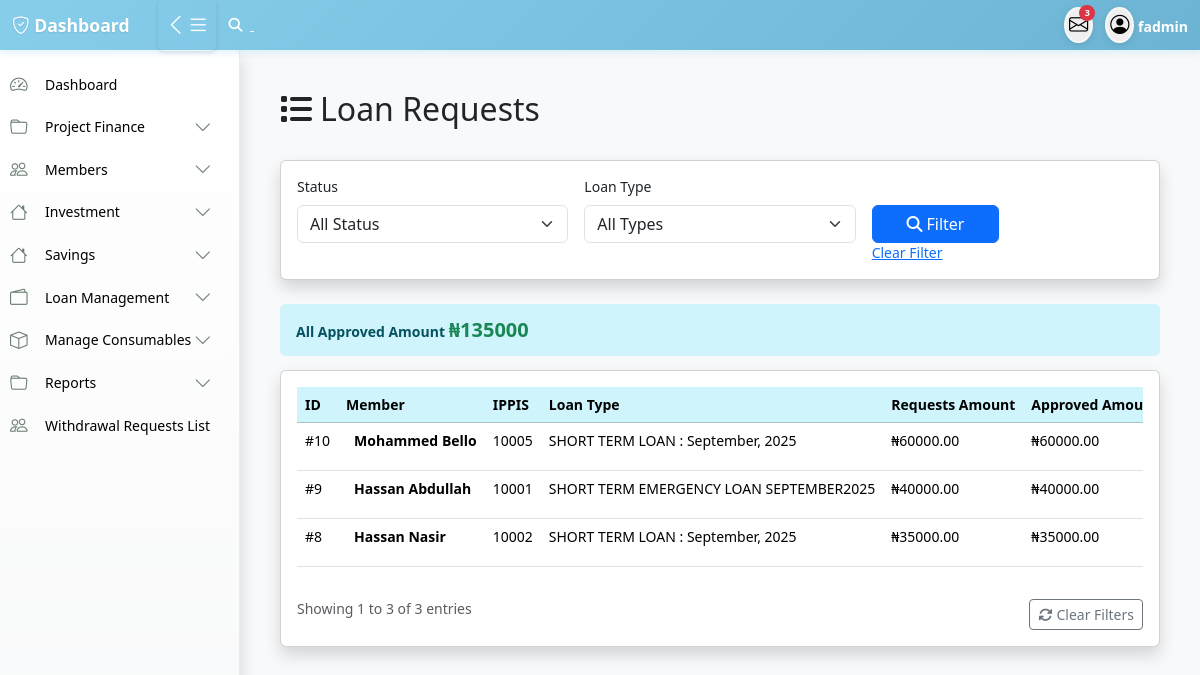
/admin_loan_requests_list (signed in), run on the app's committed database.
### accounts/models.py (models this page shows, shortened)
class User(AbstractUser):
    first_name = models.CharField(max_length=100)
    last_name = models.CharField(max_length=100)
    other_name = models.CharField(max_length=100,blank=True,null=True)
    date_of_birth = models.DateField(blank=True,null=True)
    username = models.CharField(max_length=100, unique=True)
    savings = models.IntegerField(blank=True,null=True)
    account_type = models.CharField(max_length=100,blank=True,null=True)
    department = models.CharField(max_length=100)
    unit = models.CharField(max_length=100,blank=True,null=True)
    gender = models.ForeignKey(Gender, on_delete=models.CASCADE, blank=True, null=True)
    group = models.ForeignKey(UserGroup, on_delete=models.CASCADE, blank=True, null=True)
    marital_status = models.ForeignKey(MaritalStatus,on_delete=models.SET_NULL, null=True, blank=True)
    religion = models.ForeignKey(Religion, on_delete=models.SET_NULL, null=True, blank=True,)
    passport = models.ImageField(upload_to='passport', blank=True, null=True)
    phone1 = models.CharField(max_length=15,null=True, blank=True)
    phone2 = models.CharField(max_length=15, null=True, blank=True)
    email = models.EmailField(blank=True, null=True)
    member_number = models.CharField(max_length=100)

class Member(models.Model):
    member = models.OneToOneField(User, on_delete=models.CASCADE, null=True, blank=True,related_name='member')
    ippis = models.IntegerField(unique=True)  # Required and unique
    total_savings = models.DecimalField(max_digits=12, decimal_places=2, blank=True, null=True)

### loan/models.py (models this page shows, shortened)
class LoanRequest(models.Model):
    member = models.ForeignKey(Member, on_delete=models.CASCADE, related_name="loan_requests")
    loan_type = models.ForeignKey(LoanType, on_delete=models.SET_NULL, null=True, blank=True)
    amount = models.DecimalField(max_digits=10, decimal_places=2)
    approved_amount = models.DecimalField(max_digits=10, decimal_places=2, null=True, blank=True)
    loan_term_months = models.PositiveIntegerField()
    application_date = models.DateField(default=today_date)
    approval_date = models.DateField(null=True, blank=True)
    status = models.CharField(max_length=20,choices=[ ("pending", "Pending"),("approved", "Approved"),("rejected", "Rejected"),  ("Fullpaid", "Fullpaid") ], default="pending",)
    rejection_reason = models.TextField(blank=True, null=True)
    file_one = models.ImageField(upload_to='file_one', blank=True, null=True)
    bank_name = models.ForeignKey(BankName,on_delete=models.CASCADE)
    bank_code = models.ForeignKey(BankCode,on_delete=models.CASCADE)
    account_number  = models.CharField(max_length=100)
    guarantor = models.ForeignKey(Member, on_delete=models.SET_NULL, null=True, blank=True, related_name="guaranteed_loans")
    guarantor_accepted = models.BooleanField(default=False)
    created_by = models.ForeignKey(User,on_delete=models.CASCADE)
    approved_by = models.ForeignKey(User, on_delete=models.SET_NULL, null=True, blank=True, related_name='approved_loan')
    date_created = models.DateTimeField(auto_now_add=True)
    class Meta:
        constraints = [
            models.CheckConstraint(
                check=models.Q(approved_amount__lte=models.F('amount')),
                name='approved_amount_not_greater_than_requested'
            ),
        ]

class LoanType(models.Model):
    name = models.CharField(max_length=100)
    description = models.TextField(blank=True, null=True)
    max_amount = models.DecimalField(max_digits=12, decimal_places=2, null=True, blank=True)
    max_loan_term_months = models.PositiveIntegerField(null=True, blank=True)
    available = models.BooleanField(default=True)
    created_by = models.ForeignKey(User,on_delete=models.CASCADE)

### loan/views.py (the view)
# urls.py: path('admin_loan_requests_list', views.admin_loan_requests_list, name='admin_loan_requests'),
def admin_loan_requests_list(request):
    requests_list = LoanRequest.objects.select_related('member', 'loan_type', 'bank_name').order_by('-date_created')
    status_filter = request.GET.get('status')
    loan_type_filter = request.GET.get('loan_type')
    search_query = request.GET.get('search')
    if status_filter:
        requests_list = requests_list.filter(status=status_filter)
    if loan_type_filter:
        requests_list = requests_list.filter(loan_type_id=loan_type_filter)
    if search_query:
        requests_list = requests_list.filter(
            Q(member__member__first_name__icontains=search_query) |
            Q(member__member__last_name__icontains=search_query) |
            Q(member__ippis__icontains=search_query)
        )
    else:
         results_queryset = requests_list
    results_queryset = results_queryset.order_by('status')
    total_approved_amount = results_queryset.aggregate(total=Sum('approved_amount'))['total'] or 0
    totals_by_status = dict(
        results_queryset.values('status')
        .annotate(total=Sum('amount'))
        .values_list('status', 'total')
    )
    total_repaid = LoanRepayback.objects.filter(loan_request__in=results_queryset).aggregate(total=Sum('amount_paid'))['total'] or 0
    total_amont_loan_request = totals_by_status.get('approved', 0)
    total_pending = totals_by_status.get('pending', 0)
    totals_by_status = dict(
        results_queryset.values('status')
        .annotate(total=Sum('approved_amount'))
        .values_list('status', 'total')
    )
    paginator = Paginator(requests_list, 100)
    page_number = request.GET.get('page')
    requests = paginator.get_page(page_number)
    loan_types = LoanType.objects.all()
    status_choices = LoanRequest._meta.get_field('status').choices
    context = {
        'requests': requests,'loan_types': loan_types,
        'status_choices': status_choices,'current_status': status_filter,
        'current_loan_type': loan_type_filter,'search_query': search_query,
        'total_approved': total_amont_loan_request,'total_pending': total_pending,
        'total_repaid': total_repaid,'total_approved_amount': total_approved_amount,
    }
    return render(request, 'loan/requests_list.html', context)

### templates/loan/requests_list.html (shortened to what this page needs)
{% extends 'base/base.html' %}
{% block content %}
<div class="container-fluid mt-4">
        <div class="d-flex justify-content-between align-items-center mb-4">
            <h2><i class="fas fa-list me-2"></i>Loan Requests</h2>
        </div>
        <div class="card mb-4 shadow">
            <div class="card-body">
                <form method="get" class="row g-3">
                    <div class="col-md-4">
                        <label for="status" class="form-label">Status</label>
                        <select name="status" id="status" class="form-select">
                        <option value="">All Status</option>
                    </select>
                    </div>
                    <div class="col-md-4">
                        <label for="loan_type" class="form-label">Loan Type</label>
                        <select name="loan_type" id="loan_type" class="form-select">
                            <option value="">All Types</option>
                        </select>
                    </div>
                    <div class="col-md-2">
                        <label class="form-label">&nbsp;</label>
                        <div class="d-grid">
                            <button type="submit" class="btn btn-primary">
                                <i class="fas fa-search me-1"></i>Filter
                            </button>
                            <a href="{% url 'admin_loan_requests' %}">Clear Filter</a>
                        </div>
                    </div>
                </form>
            </div>
        </div>
        <div class="alert alert-info">
        <strong>All Approved Amount</strong> <b class="text-success fs-5">₦{{total_approved_amount}}</b>
        </div>
        <div class="card shadow">
            <div class="card-body">
                <div class="table-responsive">
                    <table class="table table-hover">
                        <thead class="table-info">
                            <tr>
                                <th>ID</th>
                                <th>Member</th>
                                <th>IPPIS</th>
                                <th class="text-nowrap" style="min-width: 120px;">Loan Type</th>
                                <th class="text-nowrap" style="min-width: 120px;">Requests Amount</th>
                                <th class="text-nowrap" style="min-width: 120px;">Approved Amount</th>
                            </tr>
                        </thead>
                        <tbody>
                            {% for request in requests %}
                            <tr>
                                <td>#{{ request.id }}</td>
                                <td class="text-nowrap" style="min-width: 120px;">
                                    <div class="d-flex align-items-center">
                                        <div>
                                            <div class="fw-bold">{{ request.member.member.first_name }} {{ request.member.member.last_name }}</div>
                                        </div>
                                    </div>
                                </td>
                                <td>{{ request.member.ippis }}</td>
                                <td class="text-nowrap" style="min-width: 120px;">
                                    <span >{{ request.loan_type.name }}</span>
                                </td>
                                <td>₦{{ request.amount|floatformat:2 }}</td>
                                <td>
                                    {% if request.approved_amount %}
                                        ₦{{ request.approved_amount|floatformat:2 }}
                                    {% else %}
                                        <span class="text-muted">-</span>
                                    {% endif %}
                                </td>
                            </tr>
                            {% endfor %}
                        </tbody>
                    </table>
                </div>
                <div class="row mt-3">
                    <div class="col-md-6">
                        <p class="text-muted mb-0">
                            Showing {{ requests.start_index }} to {{ requests.end_index }} of {{ requests.paginator.count }} entries
                        </p>
                    </div>
                    <div class="col-md-6 text-end">
                        <a href="{% url 'admin_loan_requests' %}" class="btn btn-outline-secondary btn-sm">
                            <i class="fas fa-refresh me-1"></i>Clear Filters
                        </a>
                    </div>
                </div>
            </div>
        </div>
    </div>
{% endblock %}

### templates/include/navbar.html (shortened to what this page needs)
<nav class="navbar">
    <div class="navbar-content">
        <div class="navbar-left">
            <a href="" class="navbar-brand">
                <i class="bi bi-shield-check"></i> Dashboard
            </a>
            <button class="toggle-btn desktop-toggle" id="desktopToggle" aria-label="Toggle sidebar">
                <i class="bi bi-list" id="toggleIcon"></i>
                <i class="bi bi-list" id="toggleIcon"></i>
            </button>
              {% if user.is_authenticated and user.group.title == 'admin' or user.group.title == 'staff' %}
           <a href="#" class="text-white" data-bs-toggle="modal" data-bs-target="#inputPopupModal">
            <i class="fa fa-search me-lg-2"></i>
            {% endif %}
    </a>
        </div>
        <div class="navbar-right">
           <div class="dropdown profile-dropdown">
               <button class="profile-btn" data-bs-toggle="dropdown" aria-label="Messages" title="Messages">
                   <i class="bi bi-envelope"></i>
                   <span class="badge">3</span>
               </button>
           </div>
            <div class="dropdown profile-dropdown">
                <button class="profile-btn" data-bs-toggle="dropdown" aria-label="Profile menu" title="Profile">
                    <i class="bi bi-person-circle"></i>
                </button>
                <b class="text-white "data-bs-toggle="dropdown" aria-label="Profile menu" style="cursor: pointer;">{{request.user.first_name}}</b>
            </div>
        </div>
    </div>
</nav>

### static/css/style.css (style rules this page uses)
:root { --sidebar-width: 240px; --sidebar-collapsed-width: 60px; --navbar-height: 50px; --primary-color: #cacadb; --primary-color: #5d5d81; --secondary-color: #4b4b6c; --accent-color: rgb(98, 145, 192); --success-color: #27ae60; --warning-color: #f39c12; --danger-color: #e74c3c; }
* { box-sizing: border-box; }
body { font-family: 'Segoe UI', Tahoma, Geneva, Verdana, sans-serif; background-color: #f8f9fa; margin: 0; padding: 0; font-size: 14px; line-height: 1.4; }
.navbar { position: fixed; top: 0; left: 0; right: 0; height: var(--navbar-height); background: linear-gradient(135deg, #87ceeb 0%, #6db4d4 100%); box-shadow: 0 2px 8px rgba(135, 206, 235, 0.3); z-index: 1050; padding: 0 0.75rem; }
.navbar-content { display: flex; align-items: center; justify-content: space-between; width: 100%; height: 100%; }
.navbar-left { display: flex; align-items: center; gap: 0.75rem; }
.navbar-right { display: flex; align-items: center; gap: 0.75rem; }
.toggle-btn { background:transparent; border: 2px solid transparent; border-radius: 6px; padding: 8px 5px; cursor: pointer; transition: all 0.3s ease; color: #ffffff; display: flex; align-items: center; justify-content: center; font-size: 1.4rem; backdrop-filter: blur(10px); box-shadow: 0 2px 4px rgba(0,0,0,0.1); font-weight: bold; }
.navbar-brand { font-weight: 700; color: #ffffff; text-decoration: none; font-size: 1.1rem; transition: color 0.3s ease; text-shadow: 0 1px 2px rgba(0,0,0,0.1); }
.profile-btn { border: 2px solid rgba(255, 255, 255, 0.5); padding: 3px; cursor: pointer; border-radius: 50%; transition: all 0.3s ease; position: relative; font-size: 1.2rem; backdrop-filter: blur(10px); box-shadow: 0 2px 8px rgba(0,0,0,0.1); }
.badge { position: absolute; top: -4px; right: -4px; background: #dc3545; color: white; border-radius: 50%; width: 16px; height: 16px; font-size: 9px; display: flex; align-items: center; justify-content: center; font-weight: 600; }
.profile-dropdown { position: relative; }
.alert { border: none; border-radius: 6px; margin-bottom: 0.875rem; padding: 0.75rem 1rem; font-size: 0.875rem; }

### data on the page
User: user.first_name "fadmin"
LoanRequest: id "10", member.member.first_name "Mohammed", member.member.last_name "Bello", member.ippis "10005", loan_type.name "SHORT TERM LOAN : September, 2025", amount "60000.00", approved_amount "60000.00"
LoanRequest: id "9", member.member.first_name "Hassan", member.member.last_name "Abdullah", member.ippis "10001", loan_type.name "SHORT TERM EMERGENCY LOAN SEPTEMBER2025", amount "40000.00", approved_amount "40000.00"
LoanRequest: id "8", member.member.first_name "Hassan", member.member.last_name "Nasir", member.ippis "10002", loan_type.name "SHORT TERM LOAN : September, 2025", amount "35000.00", approved_amount "35000.00"

### other printed values
{{ total_approved_amount }} "135000"
{{ requests.start_index }} "1"
{{ requests.end_index }} "3"
{{ requests.paginator.count }} "3"
